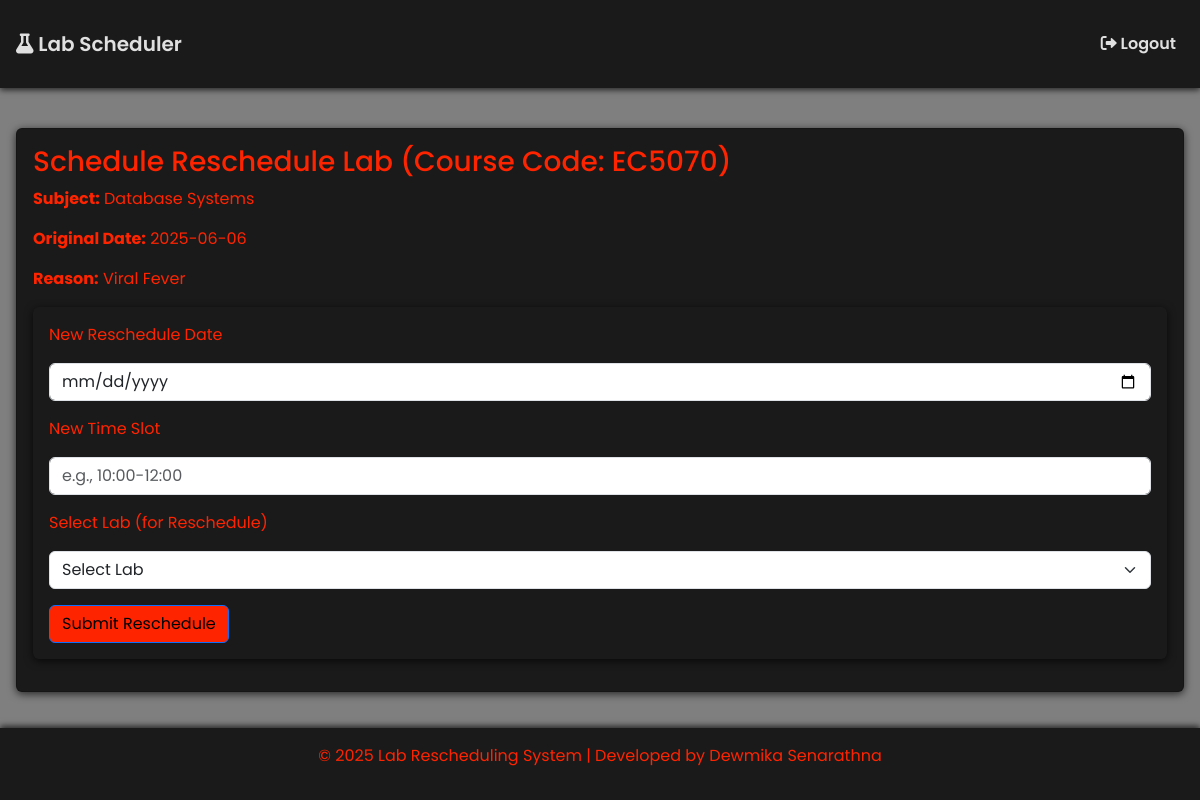
The page /reschedule_schedule.php?request_id=1 (signed in) on the database its author committed.
### tables this page shows
CREATE TABLE `reschedule_request` (
  `request_id` int(11) NOT NULL,
  `student_id` int(11) DEFAULT NULL,
  `subject_id` int(11) DEFAULT NULL,
  `original_date` date DEFAULT NULL,
  `reason` text DEFAULT NULL,
  `status` enum('Pending','Approved by Admin','Rejected by Admin','Forwarded by Coordinator','Rejected by Coordinator','Scheduled') DEFAULT 'Pending',
  `medical_form` varchar(255) DEFAULT NULL,
  `created_at` timestamp NOT NULL DEFAULT current_timestamp()
);

CREATE TABLE `subjects` (
  `subject_id` int(11) NOT NULL,
  `name` varchar(100) DEFAULT NULL,
  `course_code` varchar(100) DEFAULT NULL,
  `coordinator_id` int(11) DEFAULT NULL,
  `department_id` int(11) DEFAULT NULL,
  `semester_id` int(11) DEFAULT NULL
);

### reschedule_schedule.php (the view, shortened to what this page needs)
<?php
require_once '../includes/db.php';
include '../templates/header.php';
$request_id = intval($_GET['request_id']);
$stmt = $conn->prepare("SELECT r.*, s.course_code, s.name AS subject_name FROM reschedule_request r JOIN subjects s ON r.subject_id = s.subject_id WHERE r.request_id = ?");
$stmt->bind_param("i", $request_id);
$stmt->execute();
$result = $stmt->get_result();
if(!$request = $result->fetch_assoc()){
    echo "<div class='alert alert-danger'>Request not found.</div>";
    include '../templates/footer.php';
    exit;
}
?>
<div class="card">
  <h3>Schedule Reschedule Lab (Course Code: <?= htmlspecialchars($request['course_code']) ?>)</h3>
  <p><strong>Subject:</strong> <?= htmlspecialchars($request['subject_name']) ?></p>
  <p><strong>Original Date:</strong> <?= htmlspecialchars($request['original_date']) ?></p>
  <p><strong>Reason:</strong> <?= htmlspecialchars($request['reason']) ?></p>
  <form method="POST" action="update_reschedule_schedule.php">
    <div class="mb-3">
      <label class="form-label">New Reschedule Date</label>
      <input type="date" name="new_date" class="form-control" required>
    </div>
    <div class="mb-3">
      <label class="form-label">New Time Slot</label>
      <input type="text" name="new_time" class="form-control" placeholder="e.g., 10:00-12:00" required>
    </div>
    <div class="mb-3">
      <label class="form-label">Select Lab (for Reschedule)</label>
      <select name="lab_id" class="form-select" required>
        <option value="">Select Lab</option>
      </select>
    </div>
    <button type="submit" class="btn btn-primary">Submit Reschedule</button>
  </form>
</div>
<?php include '../templates/footer.php'; ?>

### styles.css (style rules this page uses)
:root { --bg-dark: #000000; --bg-alt: #1A1A1A; --text-light: #E0E0E0; --text-muted: #FF2400; --accent: #FF2400; --accent-2: #1E90FF; --shadow: rgba(0, 0, 0, 0.7); --radius: 6px; --gap: 1rem; --transition: 0.3s ease; }
* { margin: 0; padding: 0; box-sizing: border-box; }
html, body { height: 100%; }
body { display: flex; flex-direction: column; font-family: 'Poppins', sans-serif; background: linear-gradient(rgba(0,0,0,0.5), rgba(0,0,0,0.5)), url("../img/full-bg.jpg") no-repeat center center fixed; background-size: cover; color: var(--text-light); line-height: 1.5; transition: background var(--transition), color var(--transition); }
.btn { border-radius: var(--radius); transition: background var(--transition), transform 0.2s; }
.btn-primary { background: var(--accent); color: var(--bg-dark); }
form, .card { background: var(--bg-alt); border-radius: var(--radius); box-shadow: 0 2px 8px var(--shadow); padding: var(--gap); margin-bottom: var(--gap); transition: transform var(--transition); color: var(--accent); }
input, select, textarea { width: 100%; padding: 0.75rem; margin-top: 0.5rem; border: 1px solid #333; border-radius: var(--radius); background: var(--bg-dark); color: var(--text-light); transition: border-color var(--transition); }

### rows shown on the page
reschedule_request: subject.course_code "EC5070", subject.name "Database Systems", original_date "2025-06-06", reason "Viral Fever"
